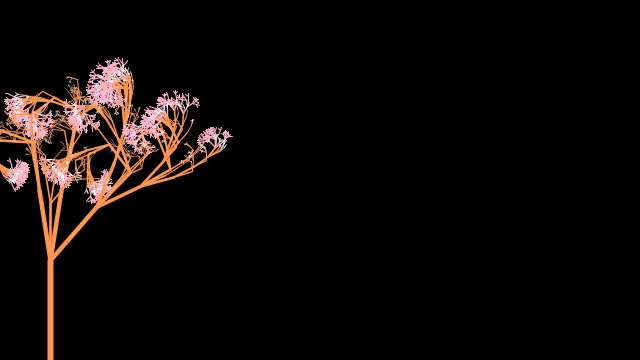
Frame 1 (no input)
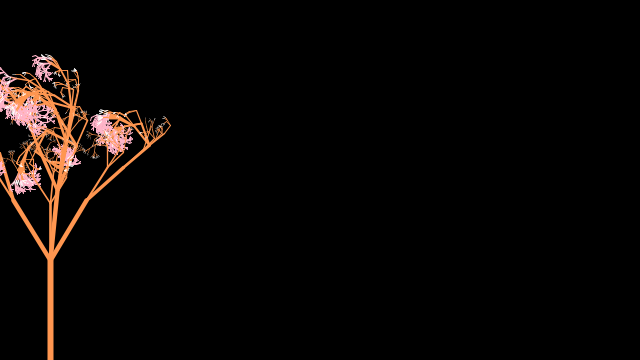
Frame 60 (the mouse pressed at the canvas centre just before this capture)
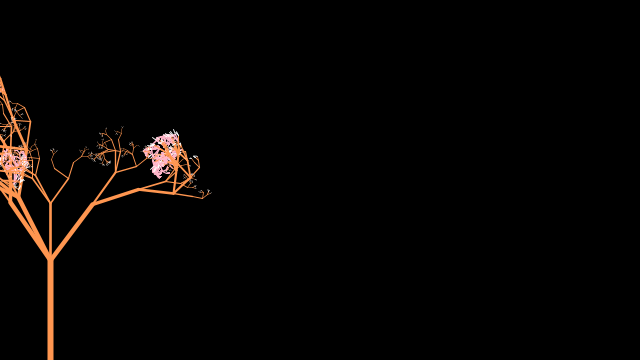
Frame 120 (the mouse held since frame 60 and released just before this capture)

The Processing sketch that drew these frames (run headless with seeded random() and noise(); from frame 60 on, the mouse is pressed at the canvas centre):

// Processing sketch: processing_57692
// ── processing_57692.pde

float yoffset = 0;
int seed = 5;        // Random seed to control randomness while drawing the tree
int maxLevel = 8;
float rx = width/2;
color trunk = color(255, 150, 80);
color leaves = color(255, 180, 200);
color leaves2 = color(255, 255, 255);

void setup() {
  size(640, 360);
  smooth();
  strokeCap(ROUND);
}

void draw() {
  background(0);
  
  // Start the tree form bottom of the screen
  translate(rx, height);
  // Move along througn noise
  yoffset += 0.005;
  randomSeed(seed);
  // Start the recursive branching!
  branch(100, 0, 1);
}

void branch(float heigh, float xoffset, int level) {
  // thickness of the branch is mapped to its length
  float tob = map(heigh, 2, 100, 1, 6);
  strokeWeight(tob);
  
  // draw the branch
  stroke(lerpColor(trunk, leaves, level/maxLevel));
  line(0, 0, 0, -heigh);
  translate(0, -heigh);
  heigh *= 0.7f;      // 0.66
  // Move along through noise space
  xoffset += 0.1;
  
  if (heigh > 2) {
    // random number of branches
    int n = int (random (1, 4));
    for( int i = 0; i < n; i++) {
      float theta = map( noise( xoffset + i, yoffset), 0, 1, -PI/2, PI/2);
      if (n % 2 == 0) theta += -1;
      
      pushMatrix();
      rotate(theta);
      branch(heigh, xoffset, level + 1);
      popMatrix();
    }
  }
   subbranch(heigh, xoffset ,level);
}

void subbranch(float h, float xoffset,int l) {
  if ( l > maxLevel) return;
  scale(0.8);
  float tob = map(h, 2, 120, 1, 5);
  stroke(lerpColor(trunk,leaves2,l/maxLevel));
  strokeWeight(tob);
  
  line(0, 0, 0, -h);
  translate(0, -h);
  h *= 0.7f;
  
  if(h == 0) {
    fill(leaves2);
    ellipse(0,0,10,10);
  }
  if(h > 2) {
    int n = int(random(1, 4));
    for( int i = 0; i < n; i++) {
      float theta = map(noise(xoffset + i, yoffset), 0, 1, -PI/2, PI/2);
      if (n % 2 == 0) theta += -1;
      
      pushMatrix();
      rotate(theta);
      subbranch(h , xoffset,l + 1);
      popMatrix();
    }
  }
}

void mouseClicked() {
  // New tree starts with new noise offset and new random seed
  yoffset = random(1000);
  seed = millis();
  rx = mouseX;
}
